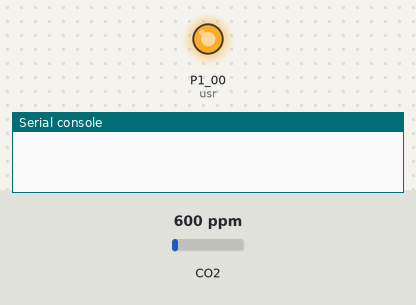
This program was run on a simulated CircuitPython board. Shown: output pins drawn as LEDs (lit = HIGH), the last lines printed to the serial console. The inputs (shaded band) are chosen by the test bench; at power-on: CO2 600 ppm. Deep sleep restarts the program when it ends.

Above: at 1.1 s.
At 92.6 s:
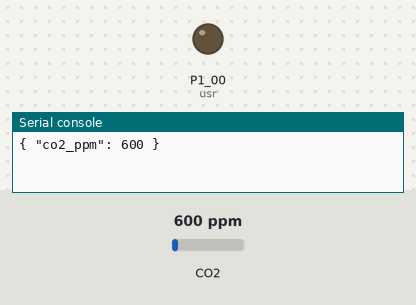
Timing chart, 0 to 94.1 s (numbered marks = the images above):
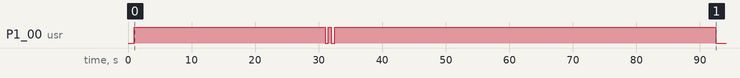

Measured:
- by itself, P1_00 (usr): goes LOW 0.50 s, HIGH 0.50 s, LOW 0.50 s, HIGH 60.0 s, then LOW

The program:

co2_nicenano.py
```python
import adafruit_scd4x
import alarm
import board
import busio
import digitalio
import time

i2c = busio.I2C(board.P0_11, board.P1_04)
uart = busio.UART(board.P0_20, board.P0_22, baudrate=38400, timeout=0)

usr = digitalio.DigitalInOut(board.P1_00)
usr.direction = digitalio.Direction.OUTPUT

scd4x = adafruit_scd4x.SCD4X(i2c)
scd4x.start_periodic_measurement()


# press for 1 second to wake up mesh and let mesh startup
usr.value = False
time.sleep(1)
usr.value = True
time.sleep(30)

# double tap to send userinfo
usr.value = False
time.sleep(0.5)
usr.value = True
time.sleep(0.5)
usr.value = False
time.sleep(0.5)
usr.value = True
time.sleep(30)

# send co2
while True:
    if scd4x.data_ready:
        s = str('{ "co2_ppm": %d }' % scd4x.CO2)
        print(s)
        print()
        uart.write(bytes(s, 'ascii'))

        # let mesh send data
        time.sleep(30)

        # hold for 5s to shut down mesh
        usr.value = False
        time.sleep(6)
        usr.value = True

        # deep sleep for 5 minutes, and account for drift
        time_alarm = alarm.time.TimeAlarm(monotonic_time=time.monotonic() + 60 * 5 - 100)
        alarm.exit_and_deep_sleep_until_alarms(time_alarm)
    time.sleep(5)
```
